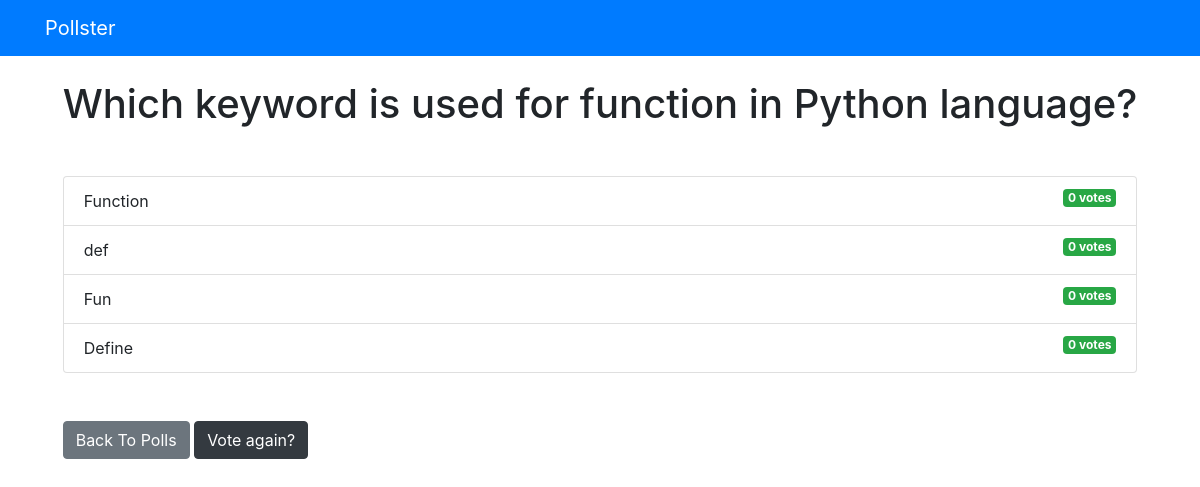
/polls/11/results/, run on the app's committed database.
### polls/models.py (models this page shows, shortened)
class Question(models.Model):
    question_text = models.CharField(max_length=200)
    pub_date = models.DateTimeField('date published')

class Choice(models.Model):
    question = models.ForeignKey(Question, on_delete=models.CASCADE)
    choice_text = models.CharField(max_length=200)
    votes = models.IntegerField(default=0)

### polls/views.py (the view)
# urls.py: path('<int:question_id>/results/', views.results, name='results'),
def results(request, question_id):
    question = get_object_or_404(Question, pk=question_id)
    return render(request, 'polls/results.html', {'question': question})

### templates/polls/results.html
{% extends 'base.html' %}
{% block content %}
<h1 class="mb-5 text-center">{{ question.question_text }}</h1>
<ul class="list-group mb-5">
    {% for choice in question.choice_set.all %}
    <li class="list-group-item">
        {{ choice.choice_text }} <span class="badge badge-success float-right">{{ choice.votes }}
            vote{{ choice.votes | pluralize }}</span>
    </li>
    {% endfor %}
</ul>
<a class="btn btn-secondary" href="{% url 'polls:index' %}">Back To Polls</a>
<a class="btn btn-dark" href="{% url 'polls:detail' question.id %}">Vote again?</a>
{% endblock %}

### data on the page
Question: question_text "Which keyword is used for function in Python language?"
Choice: choice_text "Function", votes "0", votes|pluralize "s"
Choice: choice_text "def", votes "0", votes|pluralize "s"
Choice: choice_text "Fun", votes "0", votes|pluralize "s"
Choice: choice_text "Define", votes "0", votes|pluralize "s"
